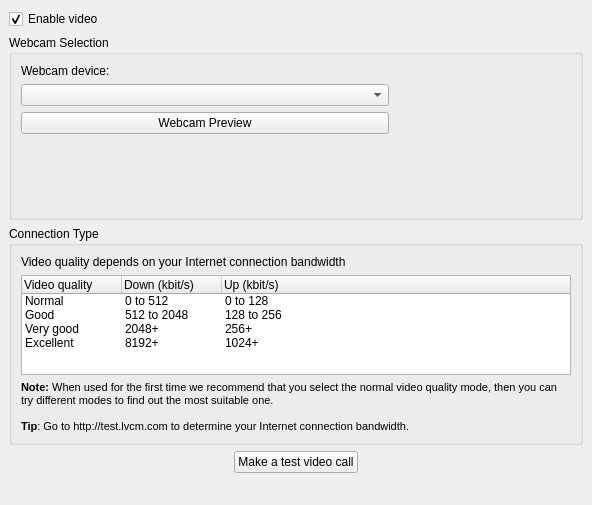
<ui version="4.0" >
 <class>VideoSettings</class>
 <widget class="QWidget" name="VideoSettings" >
  <property name="geometry" >
   <rect>
    <x>0</x>
    <y>0</y>
    <width>592</width>
    <height>505</height>
   </rect>
  </property>
  <layout class="QVBoxLayout" >
   <property name="margin" >
    <number>9</number>
   </property>
   <property name="spacing" >
    <number>6</number>
   </property>
   <item>
    <widget class="QCheckBox" name="enableVideoCheckBox" >
     <property name="text" >
      <string>Enable video</string>
     </property>
     <property name="checked" >
      <bool>true</bool>
     </property>
    </widget>
   </item>
   <item>
    <widget class="QGroupBox" name="webcamSelectionGroupBox" >
     <property name="title" >
      <string>Webcam Selection</string>
     </property>
     <layout class="QGridLayout" >
      <property name="margin" >
       <number>9</number>
      </property>
      <property name="spacing" >
       <number>6</number>
      </property>
      <item row="3" column="0" >
       <spacer>
        <property name="orientation" >
         <enum>Qt::Vertical</enum>
        </property>
        <property name="sizeHint" >
         <size>
          <width>356</width>
          <height>51</height>
         </size>
        </property>
       </spacer>
      </item>
      <item row="0" column="0" >
       <widget class="QLabel" name="label_3" >
        <property name="text" >
         <string>Webcam device:</string>
        </property>
       </widget>
      </item>
      <item row="1" column="0" >
       <widget class="QComboBox" name="webcamDeviceComboBox" />
      </item>
      <item row="2" column="0" >
       <widget class="QPushButton" name="webcamPreviewButton" >
        <property name="text" >
         <string>Webcam Preview</string>
        </property>
       </widget>
      </item>
      <item rowspan="4" row="0" column="1" >
       <widget class="QLabel" name="webcamPreviewLabel" >
        <property name="sizePolicy" >
         <sizepolicy>
          <hsizetype>0</hsizetype>
          <vsizetype>0</vsizetype>
          <horstretch>0</horstretch>
          <verstretch>0</verstretch>
         </sizepolicy>
        </property>
        <property name="minimumSize" >
         <size>
          <width>176</width>
          <height>144</height>
         </size>
        </property>
        <property name="maximumSize" >
         <size>
          <width>176</width>
          <height>144</height>
         </size>
        </property>
        <property name="pixmap" >
         <pixmap resource="../../../../resources/wengophone.qrc" >:/pics/iconbar/webcam.png</pixmap>
        </property>
        <property name="alignment" >
         <set>Qt::AlignCenter</set>
        </property>
       </widget>
      </item>
     </layout>
    </widget>
   </item>
   <item>
    <widget class="QGroupBox" name="groupBox_3" >
     <property name="title" >
      <string>Connection Type</string>
     </property>
     <layout class="QVBoxLayout" >
      <property name="margin" >
       <number>9</number>
      </property>
      <property name="spacing" >
       <number>6</number>
      </property>
      <item>
       <widget class="QLabel" name="label_2" >
        <property name="text" >
         <string>Video quality depends on your Internet connection bandwidth</string>
        </property>
       </widget>
      </item>
      <item>
       <widget class="QTreeWidget" name="videoQualityTreeWidget" >
        <property name="sizePolicy" >
         <sizepolicy>
          <hsizetype>7</hsizetype>
          <vsizetype>7</vsizetype>
          <horstretch>0</horstretch>
          <verstretch>0</verstretch>
         </sizepolicy>
        </property>
        <property name="minimumSize" >
         <size>
          <width>0</width>
          <height>100</height>
         </size>
        </property>
        <property name="maximumSize" >
         <size>
          <width>16777215</width>
          <height>100</height>
         </size>
        </property>
        <property name="rootIsDecorated" >
         <bool>false</bool>
        </property>
        <property name="itemsExpandable" >
         <bool>false</bool>
        </property>
        <column>
         <property name="text" >
          <string>Video quality</string>
         </property>
        </column>
        <column>
         <property name="text" >
          <string>Down (kbit/s)</string>
         </property>
        </column>
        <column>
         <property name="text" >
          <string>Up (kbit/s)</string>
         </property>
        </column>
        <item>
         <property name="text" >
          <string>Normal</string>
         </property>
         <property name="text" >
          <string>0 to 512</string>
         </property>
         <property name="text" >
          <string>0 to 128</string>
         </property>
        </item>
        <item>
         <property name="text" >
          <string>Good</string>
         </property>
         <property name="text" >
          <string>512 to 2048</string>
         </property>
         <property name="text" >
          <string>128 to 256</string>
         </property>
        </item>
        <item>
         <property name="text" >
          <string>Very good</string>
         </property>
         <property name="text" >
          <string>2048+</string>
         </property>
         <property name="text" >
          <string>256+</string>
         </property>
        </item>
        <item>
         <property name="text" >
          <string>Excellent</string>
         </property>
         <property name="text" >
          <string>8192+</string>
         </property>
         <property name="text" >
          <string>1024+</string>
         </property>
        </item>
       </widget>
      </item>
      <item>
       <widget class="QLabel" name="label" >
        <property name="text" >
         <string>&lt;html>&lt;head>&lt;meta name="qrichtext" content="1" />&lt;style type="text/css">
p, li { white-space: pre-wrap; }
&lt;/style>&lt;/head>&lt;body style=" font-family:'MS Shell Dlg 2'; font-size:8.25pt; font-weight:400; font-style:normal; text-decoration:none;">
&lt;p style=" margin-top:0px; margin-bottom:0px; margin-left:0px; margin-right:0px; -qt-block-indent:0; text-indent:0px; font-size:8pt;">&lt;span style=" font-weight:600;">Note:&lt;/span> When used for the first time we recommend that you select the normal video quality mode, then you can try different modes to find out the most suitable one.&lt;br />&lt;br />&lt;span style=" font-weight:600;">Tip&lt;/span>: Go to http://test.lvcm.com to determine your Internet connection bandwidth.&lt;/p>&lt;/body>&lt;/html></string>
        </property>
        <property name="wordWrap" >
         <bool>true</bool>
        </property>
       </widget>
      </item>
     </layout>
    </widget>
   </item>
   <item>
    <layout class="QHBoxLayout" >
     <property name="margin" >
      <number>0</number>
     </property>
     <property name="spacing" >
      <number>6</number>
     </property>
     <item>
      <spacer>
       <property name="orientation" >
        <enum>Qt::Horizontal</enum>
       </property>
       <property name="sizeHint" >
        <size>
         <width>40</width>
         <height>20</height>
        </size>
       </property>
      </spacer>
     </item>
     <item>
      <widget class="QPushButton" name="makeTestVideoCallButton" >
       <property name="text" >
        <string>Make a test video call</string>
       </property>
      </widget>
     </item>
     <item>
      <spacer>
       <property name="orientation" >
        <enum>Qt::Horizontal</enum>
       </property>
       <property name="sizeHint" >
        <size>
         <width>40</width>
         <height>20</height>
        </size>
       </property>
      </spacer>
     </item>
    </layout>
   </item>
   <item>
    <spacer>
     <property name="orientation" >
      <enum>Qt::Vertical</enum>
     </property>
     <property name="sizeHint" >
      <size>
       <width>562</width>
       <height>0</height>
      </size>
     </property>
    </spacer>
   </item>
  </layout>
 </widget>
 <tabstops>
  <tabstop>webcamDeviceComboBox</tabstop>
  <tabstop>webcamPreviewButton</tabstop>
  <tabstop>videoQualityTreeWidget</tabstop>
  <tabstop>makeTestVideoCallButton</tabstop>
 </tabstops>
 <resources>
  <include location="../../../../resources/wengophone.qrc" />
 </resources>
 <connections>
  <connection>
   <sender>enableVideoCheckBox</sender>
   <signal>toggled(bool)</signal>
   <receiver>webcamSelectionGroupBox</receiver>
   <slot>setEnabled(bool)</slot>
   <hints>
    <hint type="sourcelabel" >
     <x>72</x>
     <y>22</y>
    </hint>
    <hint type="destinationlabel" >
     <x>130</x>
     <y>48</y>
    </hint>
   </hints>
  </connection>
  <connection>
   <sender>enableVideoCheckBox</sender>
   <signal>toggled(bool)</signal>
   <receiver>groupBox_3</receiver>
   <slot>setEnabled(bool)</slot>
   <hints>
    <hint type="sourcelabel" >
     <x>38</x>
     <y>18</y>
    </hint>
    <hint type="destinationlabel" >
     <x>78</x>
     <y>277</y>
    </hint>
   </hints>
  </connection>
  <connection>
   <sender>enableVideoCheckBox</sender>
   <signal>toggled(bool)</signal>
   <receiver>makeTestVideoCallButton</receiver>
   <slot>setEnabled(bool)</slot>
   <hints>
    <hint type="sourcelabel" >
     <x>61</x>
     <y>19</y>
    </hint>
    <hint type="destinationlabel" >
     <x>279</x>
     <y>528</y>
    </hint>
   </hints>
  </connection>
 </connections>
</ui>
